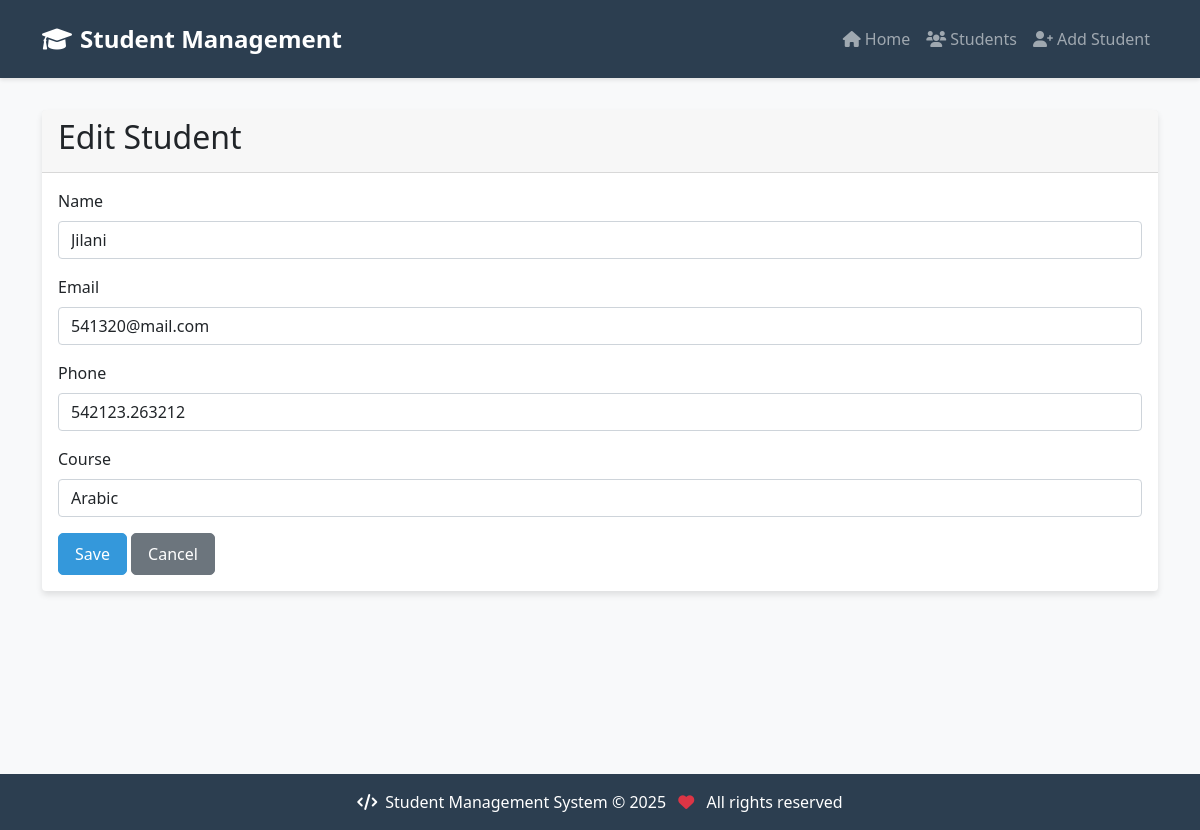
Before: /student/8/update/ with the older database file.
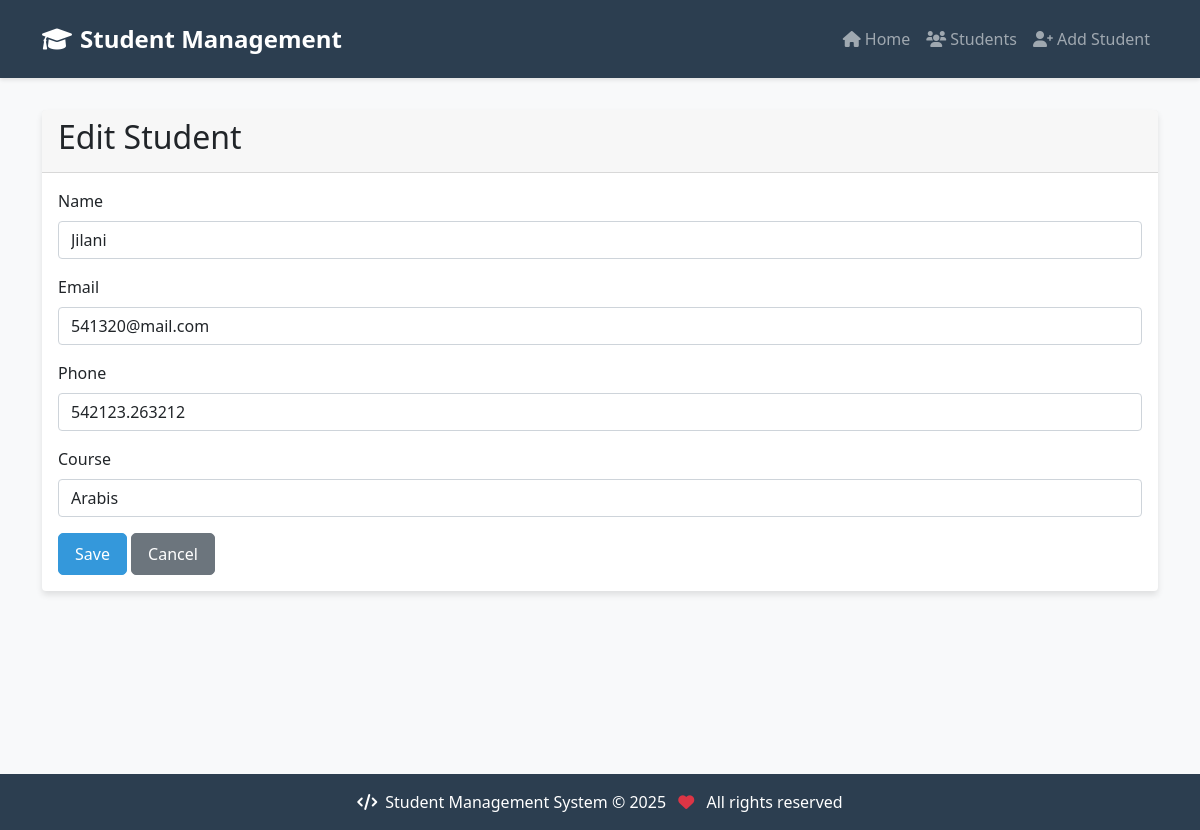
After: the same page with the newer database file.
### students/models.py (models this page shows, shortened)
class Student(models.Model):
    name = models.CharField(max_length=100)
    email = models.EmailField(unique=True)
    phone = models.CharField(max_length=15)
    course = models.CharField(max_length=50)
    created_at = models.DateTimeField(auto_now_add=True)
    updated_at = models.DateTimeField(auto_now=True)

### students/views.py (the view, shortened to what this page needs)
# urls.py: path('student/<int:pk>/update/', StudentUpdateView.as_view(), name='student-update'),
class StudentUpdateView(UpdateView):
    model = Student
    form_class = StudentForm
    template_name = 'students/student_form.html'
    success_url = reverse_lazy('student-list')

### students/forms.py
class StudentForm(forms.ModelForm):
    class Meta:
        model = Student
        fields = ['name', 'email', 'phone', 'course']
        widgets = {
            'name': forms.TextInput(attrs={'class': 'form-control', 'required': True}),
            'email': forms.EmailInput(attrs={'class': 'form-control', 'required': True}),
            'phone': forms.TextInput(attrs={'class': 'form-control', 'required': True}),
            'course': forms.TextInput(attrs={'class': 'form-control', 'required': True}),
        }

### students/templates/students/student_form.html (shortened to what this page needs)
{% extends 'students/base.html' %}
{% block content %}
<div class="card">
    <div class="card-header">
        <h2>{% if form.instance.pk %}Edit Student{% else %}Add New Student{% endif %}</h2>
    </div>
    <div class="card-body">
        <form method="post">
            {% for field in form %}
            <div class="mb-3">
                <label for="{{ field.id_for_label }}" class="form-label">{{ field.label }}</label>
                {{ field }}
            </div>
            {% endfor %}
            <button type="submit" class="btn btn-primary">Save</button>
            <a href="{% url 'student-list' %}" class="btn btn-secondary">Cancel</a>
        </form>
    </div>
</div>
{% endblock %}

Changed rows visible on the page:
changed Student "Jilani": course "Arabic" → "Arabis"
